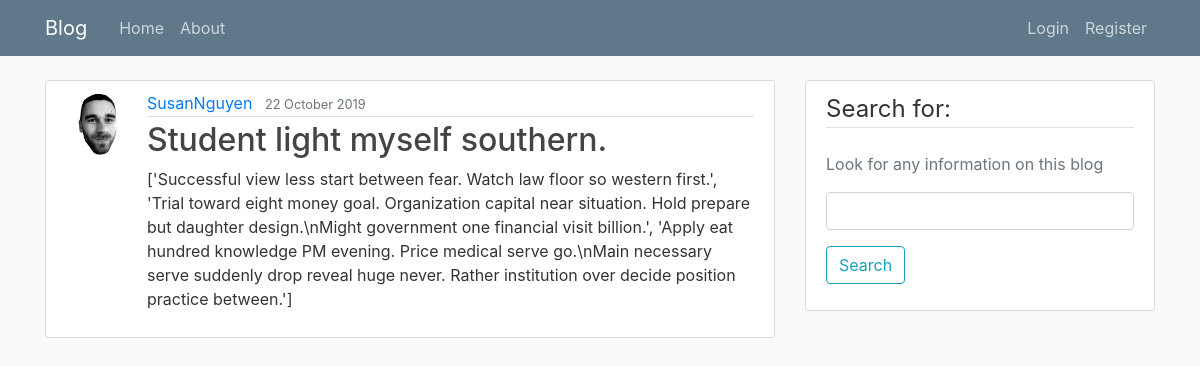
The app's page /post/2/ with its own data.
### blog/models.py (models this page shows, shortened)
class Post(models.Model):
    title = models.CharField(max_length=128)
    content = models.TextField()
    date_posted = models.DateTimeField(default=timezone.now)
    author = models.ForeignKey(User, on_delete=models.CASCADE)
    updated = models.DateTimeField(auto_now=True)

### users/models.py (models this page shows, shortened)
class Profile(models.Model):
    user = models.OneToOneField(User, on_delete=models.CASCADE)
    image = models.ImageField(default='default.png', upload_to='profile_pics')

### blog/views.py (the view)
# urls.py: path('post/<int:pk>/', PostDetailView.as_view(), name='post-detail'),
class PostDetailView(DetailView):
    model = Post

### blog/templates/blog/post_detail.html (shortened to what this page needs)
{% extends "blog/base.html" %}
{% block content %}
    <article class="media content-section">
      <img class="rounded-circle article-img" src="{{ object.author.profile.image.url }}">
      <div class="media-body">
        <div class="article-metadata">
          <a class="mr-2" href="{% url 'user-posts' object.author.username %}">{{ object.author }}</a>
          <small class="text-muted">{{ object.date_posted|date:"j F Y" }}</small>
        </div>
        <h2 class="article-title">{{ object.title }}</h2>
        <p class="article-content">{{ object.content }}</p>
      </div>
    </article>
{% endblock content %}

### blog/static/blog/main.css (style rules this page uses)
body { background: #fafafa; color: #333333; margin-top: 5rem; }
h1, h2, h3, h4, h5, h6 { color: #444444; }
.content-section { background: #ffffff; padding: 10px 20px; border: 1px solid #dddddd; border-radius: 3px; margin-bottom: 20px; }
.article-title { color: #444444; }
.article-content { white-space: pre-line; }
.article-img { height: 65px; width: 65px; margin-right: 16px; }
.article-metadata { padding-bottom: 1px; margin-bottom: 4px; border-bottom: 1px solid #e3e3e3 }

### records on screen
Post: author.profile.image (placeholder picture), author "SusanNguyen", date_posted "22 October 2019", title "Student light myself southern.", content "['Successful view less start between fear. Watch law floor so western first.', 'Trial toward eight money goal. Organization capital near situation. Hold prepare but daughter design.\\nMight government one financial visit billion.', 'Apply eat hundred knowledge PM evening. Price medical serve go.\\nMain necessary serve suddenly drop reveal huge never. Rather institution over decide position practice between.']"
